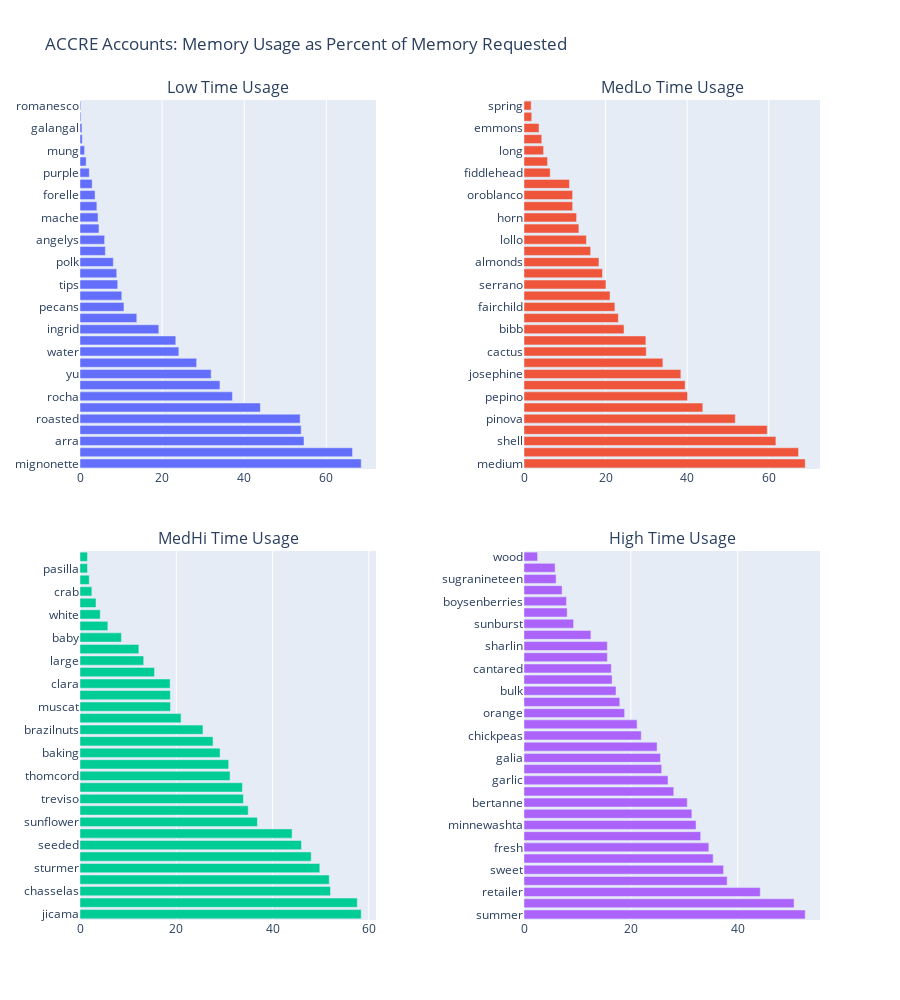

Source (notebook cell):
### Code cell
figT.show()

### Figure 1 — Plotly figure (JSON) as saved in the notebook; plotly's stock layout.template omitted (floating-point values rounded to 4 significant figures)
{"data": [{"name": "Low", "orientation": "h", "type": "bar", "x": [68.47, 66.36, 54.54, 53.85, 53.61, 43.92, 37.12, 34.08, 31.93, 28.4, 24.07, 23.32, 19.19, 13.83, 10.7, 10.18, 9.182, 8.944, 8.116, 6.17, 5.992, 4.618, 4.394, 4.105, 3.669, 2.965, 2.267, 1.499, 1.111, 0.5471, 0.4748, 0.2215, 0.1785], "xaxis": "x", "y": ["mignonette", "antares", "arra", "shallots", "roasted", "kumquat", "rocha", "nino", "yu", "cinnabar", "water", "lochbuie", "ingrid", "hearts", "pecans", "kabocha", "tips", "pickling", "polk", "tree", "angelys", "pink", "mache", "malanga", "forelle", "pioppino", "purple", "chayote", "mung", "cocktail", "galangal", "plumcot", "romanesco"], "yaxis": "y"}, {"name": "MedLo", "orientation": "h", "type": "bar", "x": [68.93, 67.29, 61.75, 59.63, 51.78, 43.83, 40.09, 39.5, 38.45, 34.04, 29.97, 29.87, 24.53, 23.13, 22.28, 21.09, 20.09, 19.24, 18.37, 16.33, 15.3, 13.45, 12.89, 11.93, 11.91, 11.14, 6.419, 5.77, 4.797, 4.353, 3.673, 1.895, 1.755], "xaxis": "x2", "y": ["medium", "strawberries", "shell", "shiny", "pinova", "broccoli", "pepino", "cmsadmin", "josephine", "dill", "cactus", "lemon", "bibb", "concord", "fairchild", "celery", "serrano", "bell", "almonds", "carambola", "lollo", "bay", "horn", "bon", "oroblanco", "huaguan", "fiddlehead", "milwa", "long", "peanuts", "emmons", "pitted", "spring"], "yaxis": "y2"}, {"name": "MedHi", "orientation": "h", "type": "bar", "x": [58.4, 57.59, 52.03, 51.77, 49.81, 48.02, 46.0, 44.05, 36.84, 34.94, 33.94, 33.73, 31.17, 30.88, 29.1, 27.63, 25.54, 20.99, 18.79, 18.76, 18.72, 15.47, 13.23, 12.22, 8.604, 5.783, 4.203, 3.322, 2.463, 1.923, 1.556, 1.551], "xaxis": "x3", "y": ["jicama", "texas", "chasselas", "delblush", "sturmer", "chipilin", "seeded", "burro", "sunflower", "anise", "treviso", "alkmene", "thomcord", "belle", "baking", "kinnow", "brazilnuts", "blackberries", "muscat", "harovin", "clara", "st", "large", "leaves", "baby", "atemoyas", "white", "amaranth", "crab", "grisette", "pasilla", "plantain"], "yaxis": "y3"}, {"name": "High", "orientation": "h", "type": "bar", "x": [52.62, 50.54, 44.21, 38.02, 37.35, 35.39, 34.59, 33.07, 32.2, 31.41, 30.55, 28.03, 26.95, 25.76, 25.54, 24.9, 21.94, 21.16, 18.83, 17.92, 17.22, 16.49, 16.34, 15.6, 15.59, 12.52, 9.278, 8.079, 7.954, 7.124, 6.01, 5.82, 2.543], "xaxis": "x4", "y": ["summer", "wax", "retailer", "horseradish", "sweet", "carrot", "fresh", "mixed", "minnewashta", "cep", "bertanne", "winged", "garlic", "cms_lowprio", "galia", "lychees", "chickpeas", "cms", "orange", "casaba", "bulk", "round", "cantared", "key", "sharlin", "conference", "sunburst", "regal", "boysenberries", "portabella", "sugranineteen", "bunch", "wood"], "yaxis": "y4"}], "layout": {"annotations": [{"font": {"size": 16}, "showarrow": false, "text": "Low Time Usage", "x": 0.2, "xanchor": "center", "xref": "paper", "y": 1, "yanchor": "bottom", "yref": "paper"}, {"font": {"size": 16}, "showarrow": false, "text": "MedLo Time Usage", "x": 0.8, "xanchor": "center", "xref": "paper", "y": 1, "yanchor": "bottom", "yref": "paper"}, {"font": {"size": 16}, "showarrow": false, "text": "MedHi Time Usage", "x": 0.2, "xanchor": "center", "xref": "paper", "y": 0.45, "yanchor": "bottom", "yref": "paper"}, {"font": {"size": 16}, "showarrow": false, "text": "High Time Usage", "x": 0.8, "xanchor": "center", "xref": "paper", "y": 0.45, "yanchor": "bottom", "yref": "paper"}], "height": 1000, "showlegend": false, "title": {"text": "ACCRE Accounts: Memory Usage as Percent of Memory Requested"}, "xaxis": {"anchor": "y", "domain": [0, 0.4]}, "xaxis2": {"anchor": "y2", "domain": [0.6, 1]}, "xaxis3": {"anchor": "y3", "domain": [0, 0.4]}, "xaxis4": {"anchor": "y4", "domain": [0.6, 1]}, "yaxis": {"anchor": "x", "domain": [0.55, 1], "type": "category"}, "yaxis2": {"anchor": "x2", "domain": [0.55, 1], "type": "category"}, "yaxis3": {"anchor": "x3", "domain": [0, 0.45], "type": "category"}, "yaxis4": {"anchor": "x4", "domain": [0, 0.45], "type": "category"}}}
